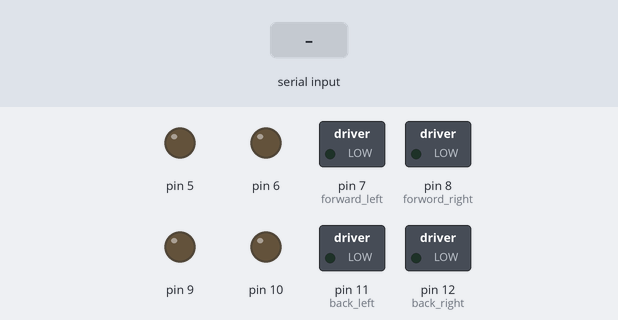
Bench run of a sketch on a simulated Arduino Uno, built with avr-gcc and run on an emulated ATmega328P. Shown: switched loads named in the sketch (green lamp = pin HIGH), output pins drawn as LEDs (lit = HIGH). The inputs (shaded band) are chosen by the test bench.

Above: at 1.2 s.
1.3 s: "f" received over Serial
At 2.0 s:
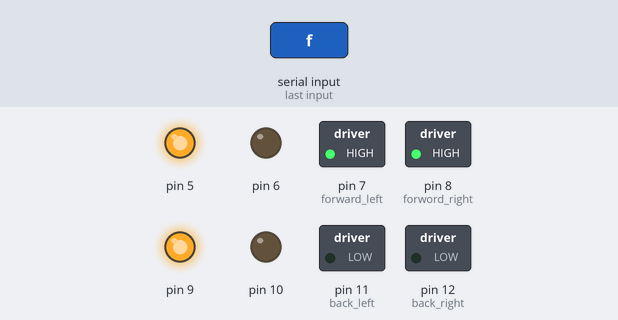
2.8 s: "b" received over Serial
At 3.2 s:
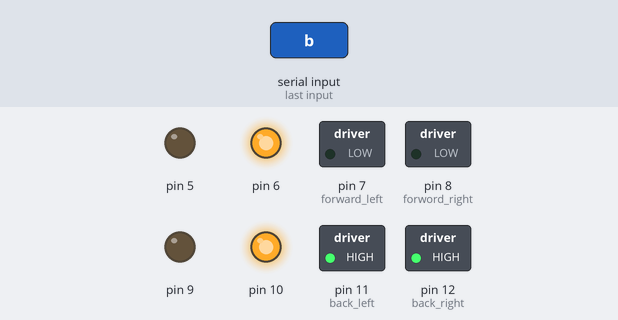
4.3 s: "l" received over Serial
At 5.5 s:
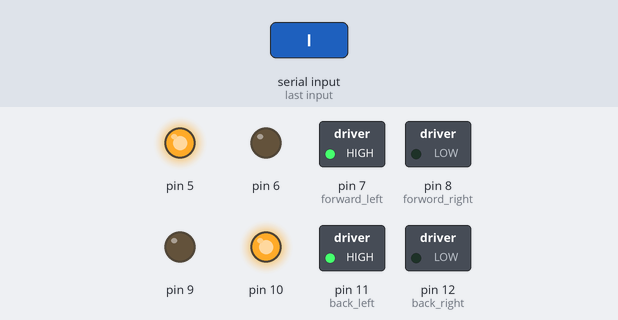
5.8 s: "r" received over Serial
At 6.7 s:
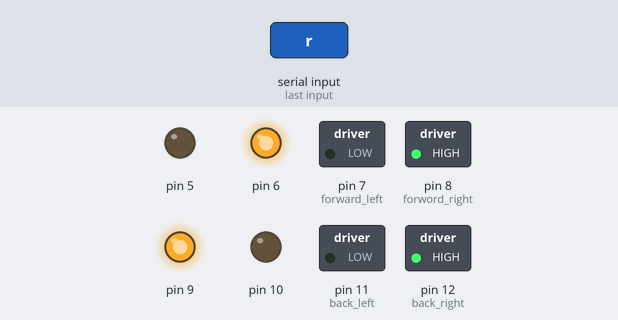
7.3 s: "s" received over Serial
At 7.8 s:
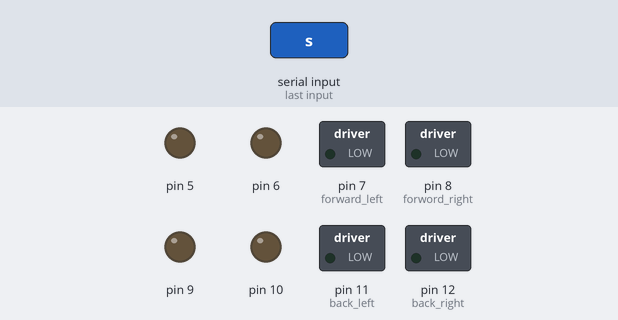
Timing chart, 0 to 9.8 s (numbered marks = the images above; inputs shaded):
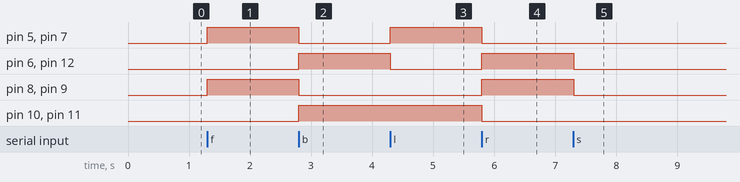

Measured:
- after the input at 1.3 s, pin 5, pin 7 (forward_left), pin 8 (forword_right), pin 9: LOW → HIGH at once
- after the input at 2.8 s, pin 5, pin 7 (forward_left), pin 8 (forword_right), pin 9: HIGH → LOW at once; pin 6, pin 10, pin 11 (back_left), pin 12 (back_right): LOW → HIGH at once
- after the input at 4.3 s, pin 5, pin 7 (forward_left): LOW → HIGH at once; pin 6, pin 12 (back_right): HIGH → LOW at once
- after the input at 5.8 s, pin 5, pin 7 (forward_left), pin 10, pin 11 (back_left): HIGH → LOW at once; pin 6, pin 8 (forword_right), pin 9, pin 12 (back_right): LOW → HIGH at once
- after the input at 7.3 s, pin 6, pin 8 (forword_right), pin 9, pin 12 (back_right): HIGH → LOW at once

The sketch:

motor_led.ino
```cpp
void setup()
{
  //motors
  pinMode(5, OUTPUT);
  pinMode(6, OUTPUT);
  pinMode(9, OUTPUT);
  pinMode(10, OUTPUT);
  //led  work on high level
  pinMode(7, OUTPUT);  //forward_left
  pinMode(8, OUTPUT);  //forword_right
  pinMode(11, OUTPUT); //back_left
  pinMode(12, OUTPUT); //back_right

  Serial.begin(9600);
}
int income=0;
void loop()
{
  if(Serial.available()>0)
    {
      income=Serial.read();
        switch(income)
        {
          case 'f':
              forward();
              break;
            case 'b':
              backward();
              break;
            case 'l':
              left();
              break;
            case 'r':
              right();
              break;
            case 's':
              stop();
              break;
            default:
              break;
        }
    }
}

void forward()
{
  digitalWrite(5,HIGH);
  digitalWrite(6,LOW);
  digitalWrite(9,HIGH);
  digitalWrite(10,LOW);

  digitalWrite(7,HIGH);
  digitalWrite(8,HIGH);
  digitalWrite(11,LOW);
  digitalWrite(12,LOW);
}

void backward()
{
  digitalWrite(6,HIGH);
  digitalWrite(5,LOW);
  digitalWrite(10,HIGH);
  digitalWrite(9,LOW);

  digitalWrite(11,HIGH);
  digitalWrite(12,HIGH);
  digitalWrite(7,LOW);
  digitalWrite(8,LOW);
}

void left()
{
  digitalWrite(5,HIGH);
  digitalWrite(6,LOW);
  digitalWrite(10,HIGH);
  digitalWrite(9,LOW);

  digitalWrite(7,HIGH);
  digitalWrite(8,LOW);
  digitalWrite(11,HIGH);
  digitalWrite(12,LOW);
}

void right()
{
  digitalWrite(6,HIGH);
  digitalWrite(5,LOW);
  digitalWrite(9,HIGH);
  digitalWrite(10,LOW);

  digitalWrite(8,HIGH);
  digitalWrite(7,LOW);
  digitalWrite(12,HIGH);
  digitalWrite(11,LOW);
}

void stop()
{
  digitalWrite(5,LOW);
  digitalWrite(6,LOW);
  digitalWrite(9,LOW);
  digitalWrite(10,LOW);

  digitalWrite(7,LOW);
  digitalWrite(8,LOW);
  digitalWrite(11,LOW);
  digitalWrite(12,LOW);
}
```
